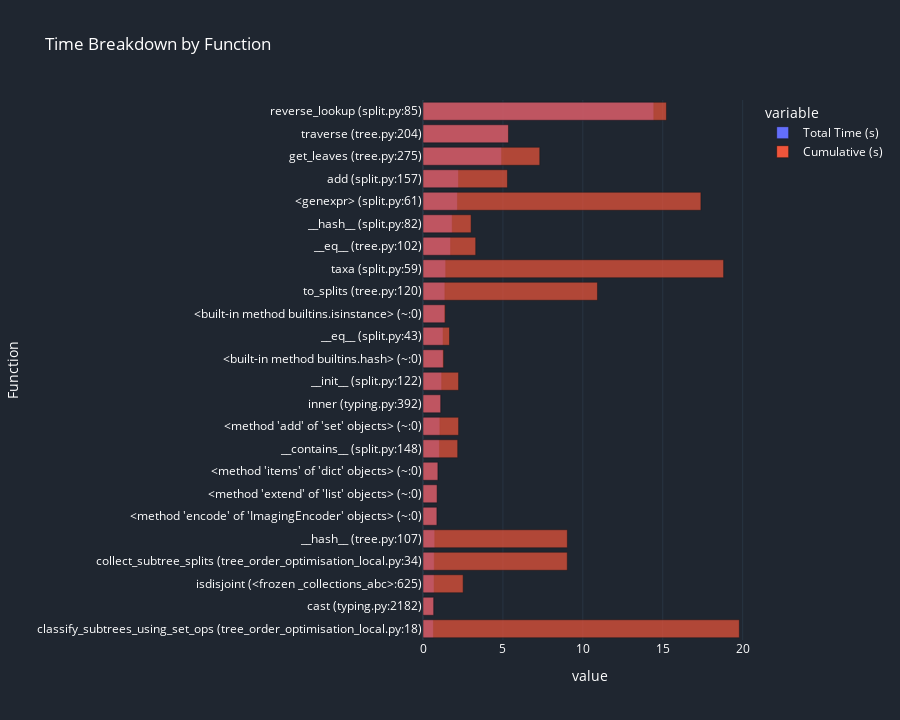
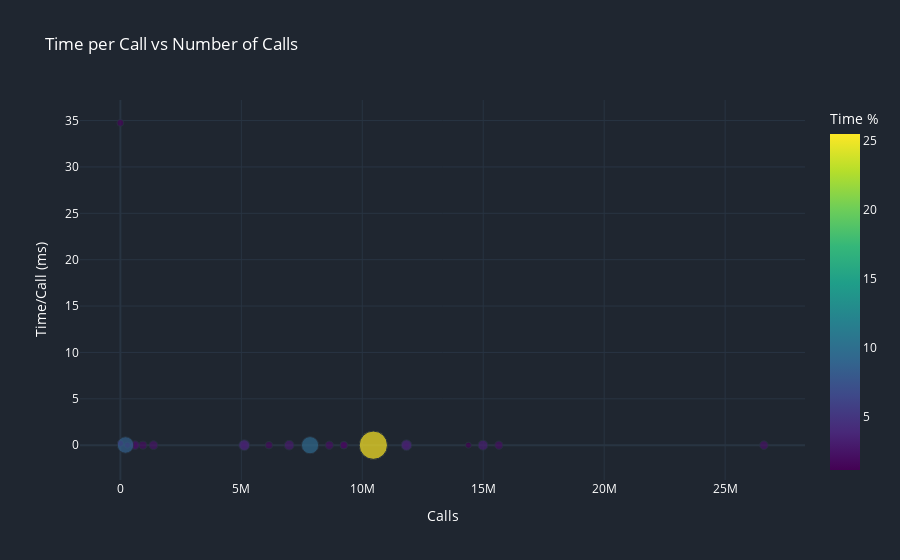
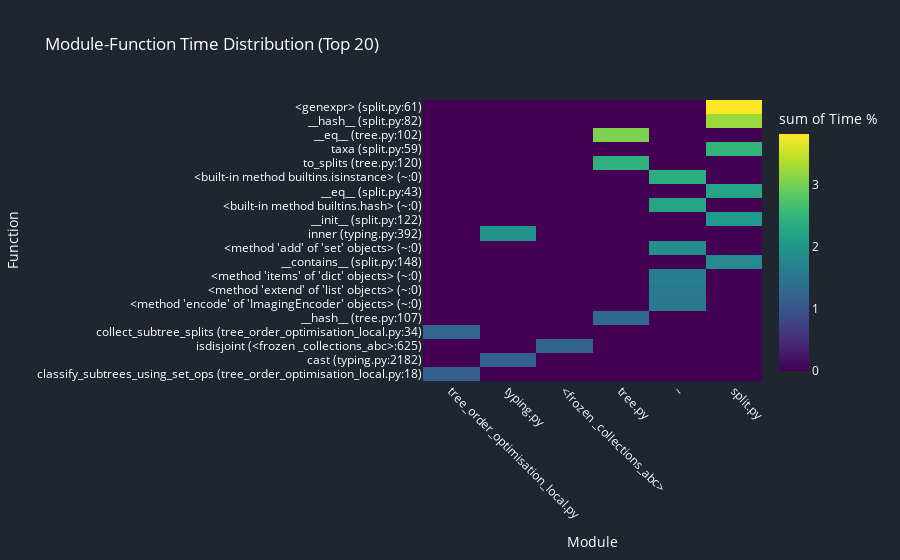

Write notebook code for charts like these, in order.
### Code cell
%load_ext autoreload
%autoreload 2

profile_and_visualize(
    "./../data/output_norovirus_window_size_200_20/best_trees.newick",
    optimize_both_sides=False,
    backward=True,
    iterations=20,
    midpoint_rooted=False
)

### Figure 1 — Plotly figure (JSON) as saved in the notebook; plotly's stock layout.template omitted (floating-point values rounded to 4 significant figures)
{"data": [{"alignmentgroup": "True", "hovertemplate": "variable=Total Time (s)<br>value=%{x}<br>Function=%{y}<extra></extra>", "legendgroup": "Total Time (s)", "marker": {"color": "#636efa", "opacity": 0.7, "pattern": {"shape": ""}}, "name": "Total Time (s)", "offsetgroup": "Total Time (s)", "orientation": "h", "showlegend": true, "textposition": "auto", "type": "bar", "x": [0.6529, 0.6679, 0.6942, 0.7056, 0.7346, 0.8687, 0.8819, 0.9301, 1.029, 1.055, 1.106, 1.168, 1.25, 1.255, 1.353, 1.368, 1.42, 1.725, 1.826, 2.156, 2.222, 4.919, 5.339, 14.44], "xaxis": "x", "y": ["classify_subtrees_using_set_ops (tree_order_optimisation_local.py:18)", "cast (typing.py:2182)", "isdisjoint (<frozen _collections_abc>:625)", "collect_subtree_splits (tree_order_optimisation_local.py:34)", "__hash__ (tree.py:107)", "<method 'encode' of 'ImagingEncoder' objects> (~:0)", "<method 'extend' of 'list' objects> (~:0)", "<method 'items' of 'dict' objects> (~:0)", "__contains__ (split.py:148)", "<method 'add' of 'set' objects> (~:0)", "inner (typing.py:392)", "__init__ (split.py:122)", "<built-in method builtins.hash> (~:0)", "__eq__ (split.py:43)", "<built-in method builtins.isinstance> (~:0)", "to_splits (tree.py:120)", "taxa (split.py:59)", "__eq__ (tree.py:102)", "__hash__ (split.py:82)", "<genexpr> (split.py:61)", "add (split.py:157)", "get_leaves (tree.py:275)", "traverse (tree.py:204)", "reverse_lookup (split.py:85)"], "yaxis": "y"}, {"alignmentgroup": "True", "hovertemplate": "variable=Cumulative (s)<br>value=%{x}<br>Function=%{y}<extra></extra>", "legendgroup": "Cumulative (s)", "marker": {"color": "#EF553B", "opacity": 0.7, "pattern": {"shape": ""}}, "name": "Cumulative (s)", "offsetgroup": "Cumulative (s)", "orientation": "h", "showlegend": true, "textposition": "auto", "type": "bar", "x": [19.79, 0.6679, 2.512, 9.027, 9.031, 0.8687, 0.8819, 0.9301, 2.172, 2.227, 1.107, 2.226, 1.291, 1.658, 1.389, 10.91, 18.81, 3.298, 3.01, 17.39, 5.284, 7.306, 5.349, 15.23], "xaxis": "x", "y": ["classify_subtrees_using_set_ops (tree_order_optimisation_local.py:18)", "cast (typing.py:2182)", "isdisjoint (<frozen _collections_abc>:625)", "collect_subtree_splits (tree_order_optimisation_local.py:34)", "__hash__ (tree.py:107)", "<method 'encode' of 'ImagingEncoder' objects> (~:0)", "<method 'extend' of 'list' objects> (~:0)", "<method 'items' of 'dict' objects> (~:0)", "__contains__ (split.py:148)", "<method 'add' of 'set' objects> (~:0)", "inner (typing.py:392)", "__init__ (split.py:122)", "<built-in method builtins.hash> (~:0)", "__eq__ (split.py:43)", "<built-in method builtins.isinstance> (~:0)", "to_splits (tree.py:120)", "taxa (split.py:59)", "__eq__ (tree.py:102)", "__hash__ (split.py:82)", "<genexpr> (split.py:61)", "add (split.py:157)", "get_leaves (tree.py:275)", "traverse (tree.py:204)", "reverse_lookup (split.py:85)"], "yaxis": "y"}], "layout": {"barmode": "overlay", "font": {"color": "#ffffff"}, "height": 720, "legend": {"title": {"text": "variable"}, "tracegroupgap": 0}, "paper_bgcolor": "#1f2630", "plot_bgcolor": "#1f2630", "title": {"text": "Time Breakdown by Function"}, "xaxis": {"anchor": "y", "domain": [0, 1], "title": {"text": "value"}}, "yaxis": {"anchor": "x", "domain": [0, 1], "title": {"text": "Function"}}}}

### Figure 2 — Plotly figure (JSON) as saved in the notebook; plotly's stock layout.template omitted (floating-point values rounded to 4 significant figures)
{"data": [{"customdata": [["classify_subtrees_using_set_ops (tree_order_optimisation_local.py:18)"], ["cast (typing.py:2182)"], ["isdisjoint (<frozen _collections_abc>:625)"], ["collect_subtree_splits (tree_order_optimisation_local.py:34)"], ["__hash__ (tree.py:107)"], ["<method 'encode' of 'ImagingEncoder' objects> (~:0)"], ["<method 'extend' of 'list' objects> (~:0)"], ["<method 'items' of 'dict' objects> (~:0)"], ["__contains__ (split.py:148)"], ["<method 'add' of 'set' objects> (~:0)"], ["inner (typing.py:392)"], ["__init__ (split.py:122)"], ["<built-in method builtins.hash> (~:0)"], ["__eq__ (split.py:43)"], ["<built-in method builtins.isinstance> (~:0)"], ["to_splits (tree.py:120)"], ["taxa (split.py:59)"], ["__eq__ (tree.py:102)"], ["__hash__ (split.py:82)"], ["<genexpr> (split.py:61)"], ["add (split.py:157)"], ["get_leaves (tree.py:275)"], ["traverse (tree.py:204)"], ["reverse_lookup (split.py:85)"]], "hovertemplate": "Calls=%{x}<br>Time/Call (ms)=%{y}<br>Total Time (s)=%{marker.size}<br>Function=%{customdata[0]}<br>Time %=%{marker.color}<extra></extra>", "legendgroup": "", "marker": {"color": [1.154, 1.181, 1.227, 1.247, 1.299, 1.536, 1.559, 1.644, 1.819, 1.865, 1.955, 2.064, 2.21, 2.219, 2.391, 2.418, 2.51, 3.05, 3.227, 3.811, 3.928, 8.695, 9.438, 25.53], "coloraxis": "coloraxis", "size": [0.6529, 0.6679, 0.6942, 0.7056, 0.7346, 0.8687, 0.8819, 0.9301, 1.029, 1.055, 1.106, 1.168, 1.25, 1.255, 1.353, 1.368, 1.42, 1.725, 1.826, 2.156, 2.222, 4.919, 5.339, 14.44], "sizemode": "area", "sizeref": 0.0361, "symbol": "circle"}, "mode": "markers", "name": "", "orientation": "v", "showlegend": false, "type": "scatter", "x": [3390, 14386552, 291540, 3390, 585655, 25, 9240957, 11818225, 6141089, 5120350, 9237385, 931971, 15645617, 8639268, 26603001, 608591, 1369920, 6980068, 14988365, 11827040, 5120275, 210991, 7841008, 10457120], "xaxis": "x", "y": [0.1926, 4.643e-05, 0.002381, 0.2081, 0.001254, 34.75, 9.543e-05, 7.87e-05, 0.0001676, 0.000206, 0.0001197, 0.001253, 7.992e-05, 0.0001453, 5.085e-05, 0.002248, 0.001037, 0.0002472, 0.0001218, 0.0001823, 0.0004339, 0.02331, 0.0006809, 0.001381], "yaxis": "y"}], "layout": {"coloraxis": {"colorbar": {"title": {"text": "Time %"}}, "colorscale": [[0, "#440154"], [0.1111, "#482878"], [0.2222, "#3e4989"], [0.3333, "#31688e"], [0.4444, "#26828e"], [0.5556, "#1f9e89"], [0.6667, "#35b779"], [0.7778, "#6ece58"], [0.8889, "#b5de2b"], [1, "#fde725"]]}, "font": {"color": "#ffffff"}, "legend": {"itemsizing": "constant", "tracegroupgap": 0}, "paper_bgcolor": "#1f2630", "plot_bgcolor": "#1f2630", "title": {"text": "Time per Call vs Number of Calls"}, "xaxis": {"anchor": "y", "domain": [0, 1], "title": {"text": "Calls"}}, "yaxis": {"anchor": "x", "domain": [0, 1], "title": {"text": "Time/Call (ms)"}}}}

### Figure 3 — Plotly figure (JSON) as saved in the notebook; plotly's stock layout.template omitted (floating-point values rounded to 4 significant figures)
{"data": [{"coloraxis": "coloraxis", "histfunc": "sum", "hovertemplate": "Module=%{x}<br>Function=%{y}<br>sum of Time %=%{z}<extra></extra>", "name": "", "type": "histogram2d", "x": ["tree_order_optimisation_local.py", "typing.py", "<frozen _collections_abc>", "tree_order_optimisation_local.py", "tree.py", "~", "~", "~", "split.py", "~", "typing.py", "split.py", "~", "split.py", "~", "tree.py", "split.py", "tree.py", "split.py", "split.py"], "xaxis": "x", "xbingroup": "x", "y": ["classify_subtrees_using_set_ops (tree_order_optimisation_local.py:18)", "cast (typing.py:2182)", "isdisjoint (<frozen _collections_abc>:625)", "collect_subtree_splits (tree_order_optimisation_local.py:34)", "__hash__ (tree.py:107)", "<method 'encode' of 'ImagingEncoder' objects> (~:0)", "<method 'extend' of 'list' objects> (~:0)", "<method 'items' of 'dict' objects> (~:0)", "__contains__ (split.py:148)", "<method 'add' of 'set' objects> (~:0)", "inner (typing.py:392)", "__init__ (split.py:122)", "<built-in method builtins.hash> (~:0)", "__eq__ (split.py:43)", "<built-in method builtins.isinstance> (~:0)", "to_splits (tree.py:120)", "taxa (split.py:59)", "__eq__ (tree.py:102)", "__hash__ (split.py:82)", "<genexpr> (split.py:61)"], "yaxis": "y", "ybingroup": "y", "z": [1.154, 1.181, 1.227, 1.247, 1.299, 1.536, 1.559, 1.644, 1.819, 1.865, 1.955, 2.064, 2.21, 2.219, 2.391, 2.418, 2.51, 3.05, 3.227, 3.811]}], "layout": {"coloraxis": {"colorbar": {"title": {"text": "sum of Time %"}}, "colorscale": [[0, "#440154"], [0.1111, "#482878"], [0.2222, "#3e4989"], [0.3333, "#31688e"], [0.4444, "#26828e"], [0.5556, "#1f9e89"], [0.6667, "#35b779"], [0.7778, "#6ece58"], [0.8889, "#b5de2b"], [1, "#fde725"]]}, "font": {"color": "#ffffff"}, "legend": {"tracegroupgap": 0}, "paper_bgcolor": "#1f2630", "plot_bgcolor": "#1f2630", "title": {"text": "Module-Function Time Distribution (Top 20)"}, "xaxis": {"anchor": "y", "domain": [0, 1], "tickangle": 45, "title": {"text": "Module"}}, "yaxis": {"anchor": "x", "domain": [0, 1], "title": {"text": "Function"}}}}
